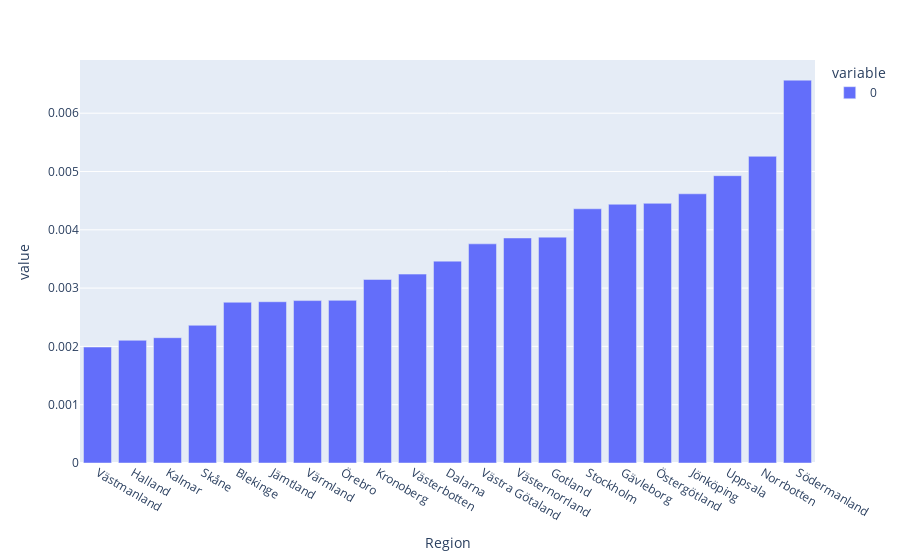

Notebook cell for this chart:
### Code cell
data = df_andel_fall["Andel Intensivvårdade"].div(df_andel_fall["Andel Fall"], axis = "rows")
px.bar(data.sort_values())

### Figure 1 — Plotly figure (JSON) as saved in the notebook; plotly's stock layout.template omitted (floating-point values rounded to 4 significant figures)
{"data": [{"alignmentgroup": "True", "hovertemplate": "variable=0<br>Region=%{x}<br>value=%{y}<extra></extra>", "legendgroup": "0", "marker": {"color": "#636efa", "pattern": {"shape": ""}}, "name": "0", "offsetgroup": "0", "orientation": "v", "showlegend": true, "textposition": "auto", "type": "bar", "x": ["Västmanland", "Halland", "Kalmar", "Skåne", "Blekinge", "Jämtland", "Värmland", "Örebro", "Kronoberg", "Västerbotten", "Dalarna", "Västra Götaland", "Västernorrland", "Gotland", "Stockholm", "Gävleborg", "Östergötland", "Jönköping", "Uppsala", "Norrbotten", "Södermanland"], "xaxis": "x", "y": [0.001989, 0.002104, 0.002149, 0.002362, 0.002757, 0.002766, 0.002786, 0.00279, 0.003148, 0.00324, 0.003462, 0.003759, 0.00386, 0.003874, 0.00436, 0.004438, 0.004454, 0.004617, 0.004928, 0.005261, 0.006567], "yaxis": "y"}], "layout": {"barmode": "relative", "legend": {"title": {"text": "variable"}, "tracegroupgap": 0}, "margin": {"t": 60}, "xaxis": {"anchor": "y", "domain": [0, 1], "title": {"text": "Region"}}, "yaxis": {"anchor": "x", "domain": [0, 1], "title": {"text": "value"}}}}
